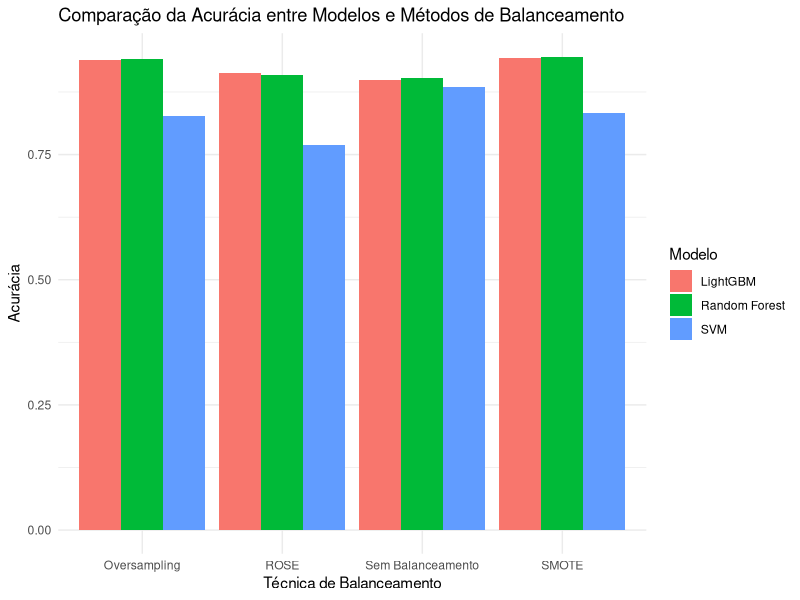
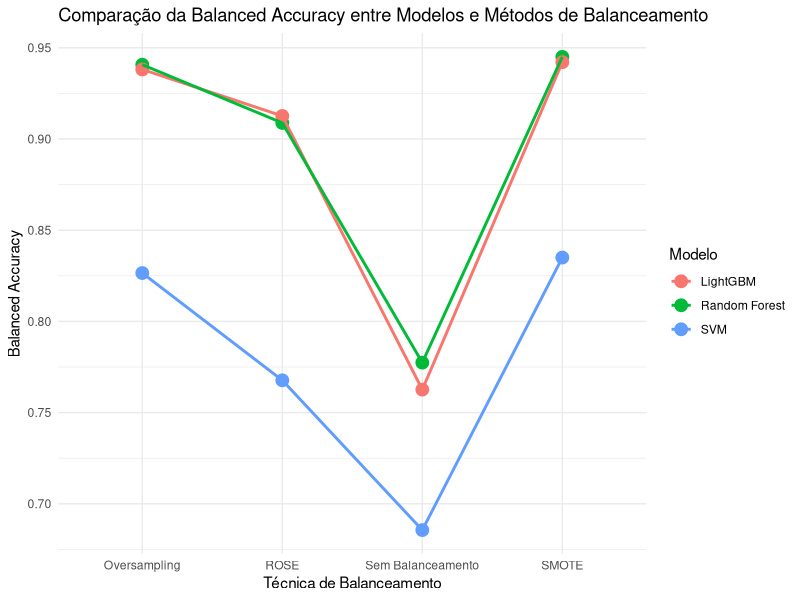
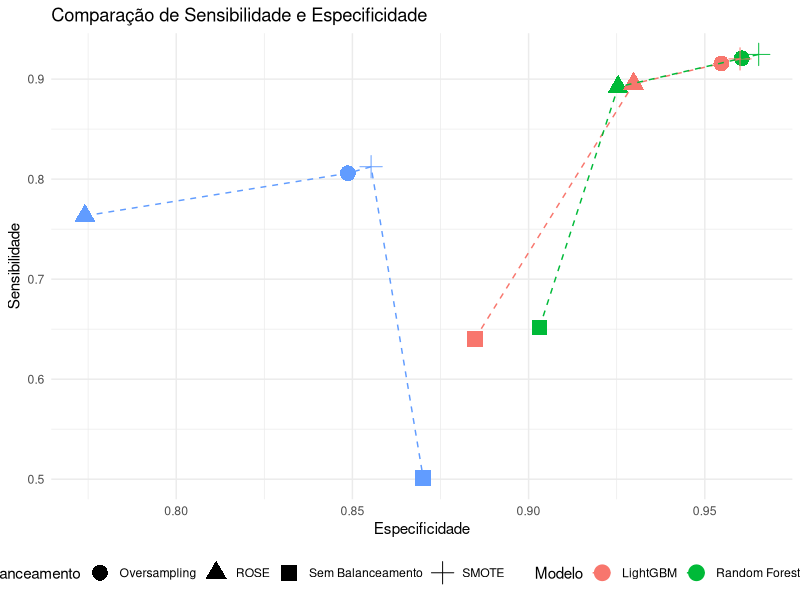
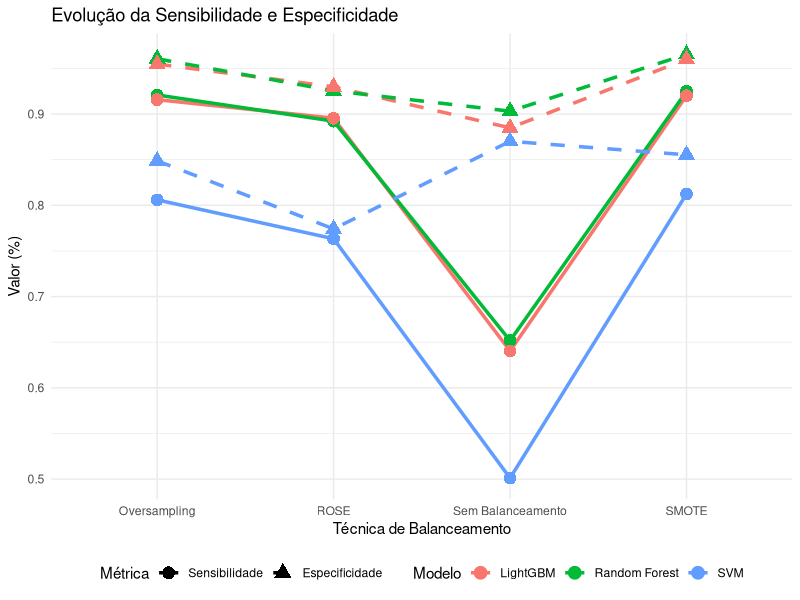

Here is the R script that generated these plots, in order:
if (!require(ggplot2)) install.packages("ggplot2", dependencies=TRUE)
library(ggplot2)

# Criar um dataframe com os resultados
resultados <- data.frame(
  Modelo = rep(c("Random Forest", "LightGBM", "SVM"), each = 4),
  Balanceamento = rep(c("Sem Balanceamento", "ROSE", "SMOTE", "Oversampling"), times = 3),
  Acuracia = c(0.9027, 0.9089, 0.9451, 0.9407, 
               0.8981, 0.9127, 0.9421, 0.9381, 
               0.8851, 0.7685, 0.8337, 0.8265),
  Balanced_Accuracy = c(0.7774, 0.9088, 0.9450, 0.9407,
                        0.7626, 0.9126, 0.9421, 0.9381,
                        0.6856, 0.7677, 0.8350, 0.8265)
)

# Criar um gráfico comparando a Acurácia
ggplot(resultados, aes(x = Balanceamento, y = Acuracia, fill = Modelo)) +
  geom_bar(stat = "identity", position = "dodge") +
  ggtitle("Comparação da Acurácia entre Modelos e Métodos de Balanceamento") +
  xlab("Técnica de Balanceamento") +
  ylab("Acurácia") +
  theme_minimal()

# Criar um gráfico comparando a Balanced Accuracy
ggplot(resultados, aes(x = Balanceamento, y = Balanced_Accuracy, color = Modelo, group = Modelo)) +
  geom_point(size = 4) + 
  geom_line(size = 1) +
  ggtitle("Comparação da Balanced Accuracy entre Modelos e Métodos de Balanceamento") +
  xlab("Técnica de Balanceamento") +
  ylab("Balanced Accuracy") +
  theme_minimal()


resultados <- data.frame(
  Modelo = rep(c("Random Forest", "LightGBM", "SVM"), each = 4),
  Balanceamento = rep(c("Sem Balanceamento", "ROSE", "SMOTE", "Oversampling"), times = 3),
  Sensibilidade = c(0.6517, 0.8922, 0.9247, 0.9208, 
                    0.6404, 0.8954, 0.9202, 0.9157, 
                    0.5011, 0.7633, 0.8124, 0.8059),
  Especificidade = c(0.9031, 0.9254, 0.9653, 0.9605,
                     0.8848, 0.9298, 0.9600, 0.9547,
                     0.8701, 0.7741, 0.8553, 0.8487)
)

# Criar um gráfico de dispersão Sensibilidade x Especificidade
ggplot(resultados, aes(x = Especificidade, y = Sensibilidade, color = Modelo, shape = Balanceamento)) +
  geom_point(size = 5) +
  geom_line(aes(group = Modelo), linetype = "dashed") +
  ggtitle("Comparação de Sensibilidade e Especificidade") +
  xlab("Especificidade") +
  ylab("Sensibilidade") +
  theme_minimal() +
  theme(legend.position = "bottom")

# Reformular os dados para gráfico correto
library(reshape2)
resultados_long <- melt(resultados, id.vars = c("Modelo", "Balanceamento"), 
                        variable.name = "Métrica", value.name = "Valor")

# Criar o gráfico de evolução com separação de linhas na legenda
ggplot(resultados_long, aes(x = Balanceamento, y = Valor, group = interaction(Modelo, Métrica))) +
  geom_line(aes(color = Modelo, linetype = Métrica), size = 1.2) +
  geom_point(aes(color = Modelo, shape = Métrica), size = 4) +
  scale_linetype_manual(values = c("Sensibilidade" = "solid", "Especificidade" = "dashed")) + 
  scale_shape_manual(values = c("Sensibilidade" = 16, "Especificidade" = 17)) +
  ggtitle("Evolução da Sensibilidade e Especificidade") +
  ylab("Valor (%)") +
  xlab("Técnica de Balanceamento") +
  theme_minimal() +
  theme(legend.position = "bottom") +
  labs(color = "Modelo", linetype = "Métrica", shape = "Métrica")
